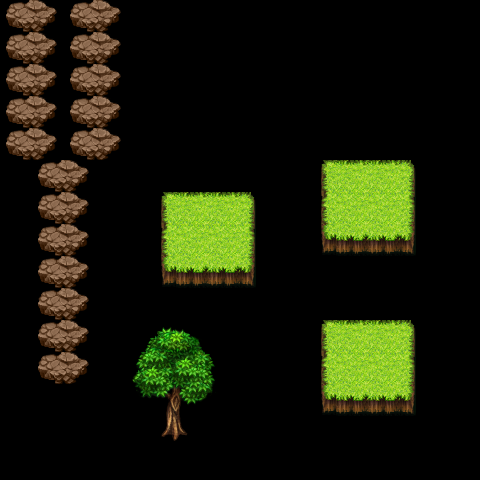

A 2D game scene composited from a Tiled map and its tileset images. What follows is a short description and the map's XML, with every tile layer's data as written:
An orthogonal 15x15 tile map with 32x32 px tiles, 1 tile layer (Assets_2), 2 tilesets.

<map version="1.0" tiledversion="1.1.6" orientation="orthogonal" renderorder="right-down" width="15" height="15" tilewidth="32" tileheight="32" infinite="0" nextobjectid="1">
 <tileset firstgid="1" name="background_T" tilewidth="32" tileheight="32" tilecount="256" columns="16">
  <image source="../Tilesets/background_T.png" width="512" height="512" />
 </tileset>
 <tileset firstgid="257" name="Overworld" tilewidth="16" tileheight="16" tilecount="1440" columns="40">
  <image source="../Tilesets/Overworld.png" width="640" height="576" />
 </tileset>
 <layer name="Assets_2" width="15" height="15">
  <data encoding="csv">
132,133,132,133,0,0,0,0,0,0,0,0,0,0,0,
132,133,132,133,0,0,0,0,0,0,0,0,0,0,0,
132,133,132,133,0,0,0,0,0,0,0,0,0,0,0,
132,133,132,133,0,0,0,0,0,0,0,0,0,0,0,
132,133,132,133,0,0,0,0,0,0,0,0,0,0,0,
0,132,133,0,0,0,0,0,0,0,81,82,83,0,0,
0,132,133,0,0,81,82,83,0,0,97,98,99,0,0,
0,132,133,0,0,97,98,99,0,0,113,114,115,0,0,
0,132,133,0,0,113,114,115,0,0,0,0,0,0,0,
0,132,133,0,0,0,0,0,0,0,0,0,0,0,0,
0,132,133,0,73,74,75,0,0,0,81,82,83,0,0,
0,132,133,0,89,90,91,0,0,0,97,98,99,0,0,
0,0,0,0,105,106,107,0,0,0,113,114,115,0,0,
0,0,0,0,121,122,123,0,0,0,0,0,0,0,0,
0,0,0,0,0,0,0,0,0,0,0,0,0,0,0
</data>
 </layer>
</map>
